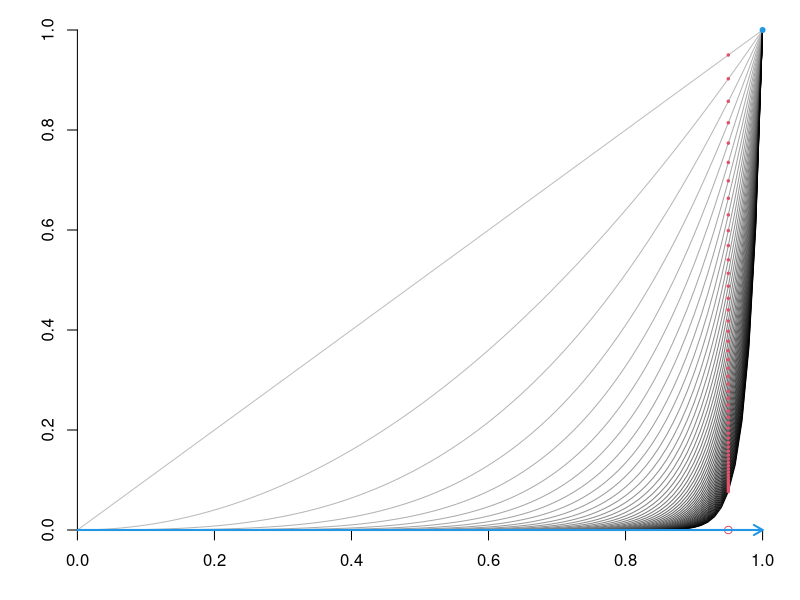
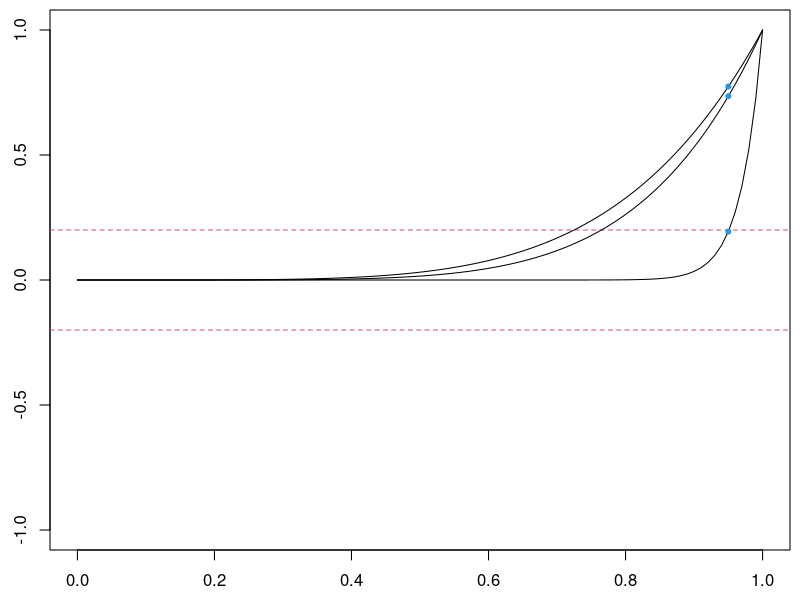
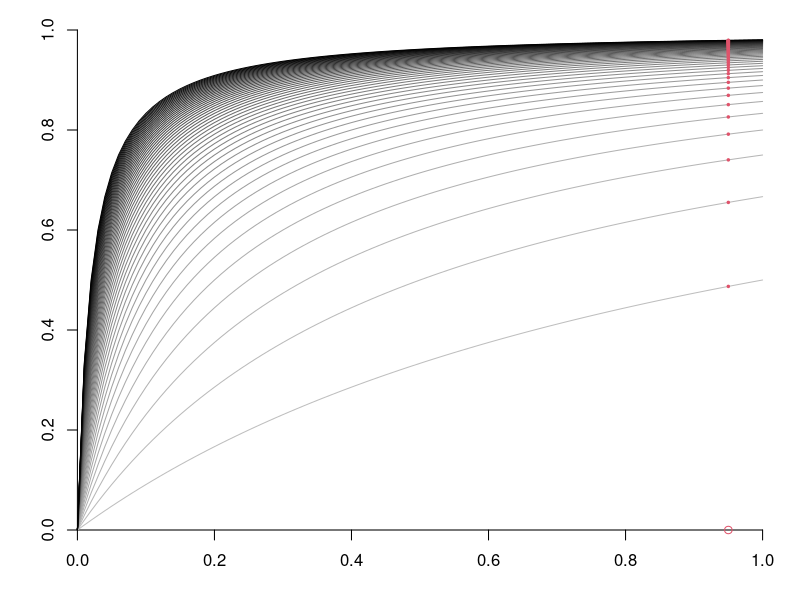
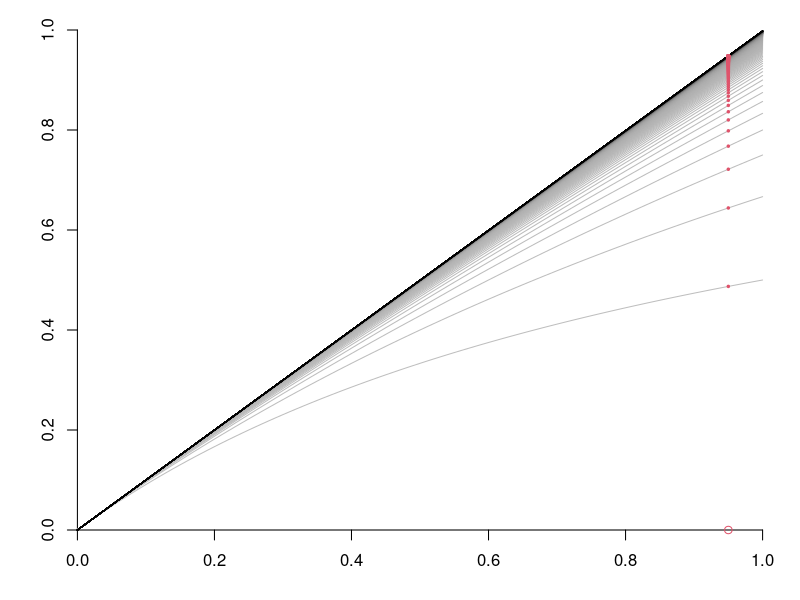
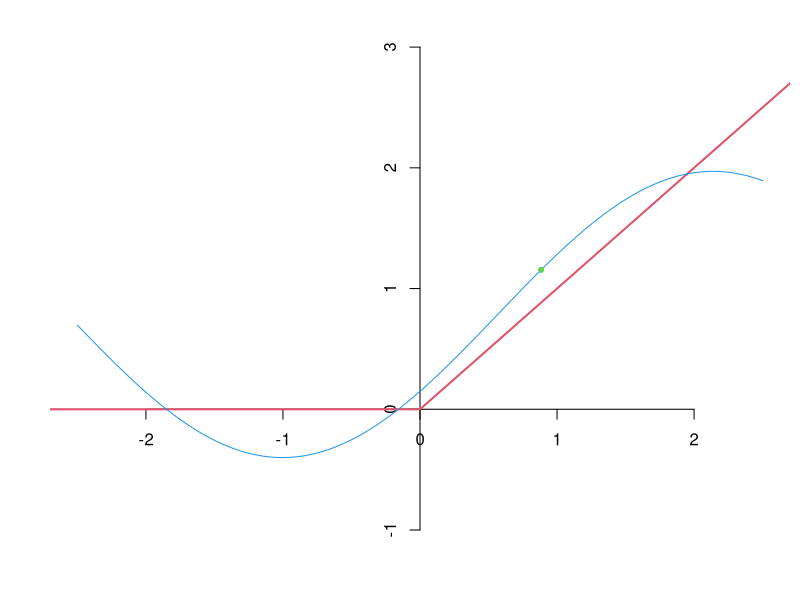
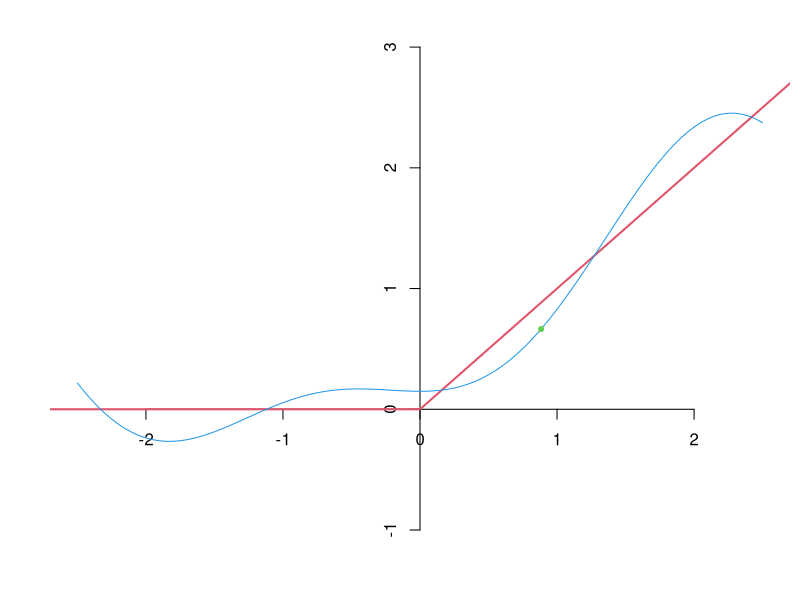
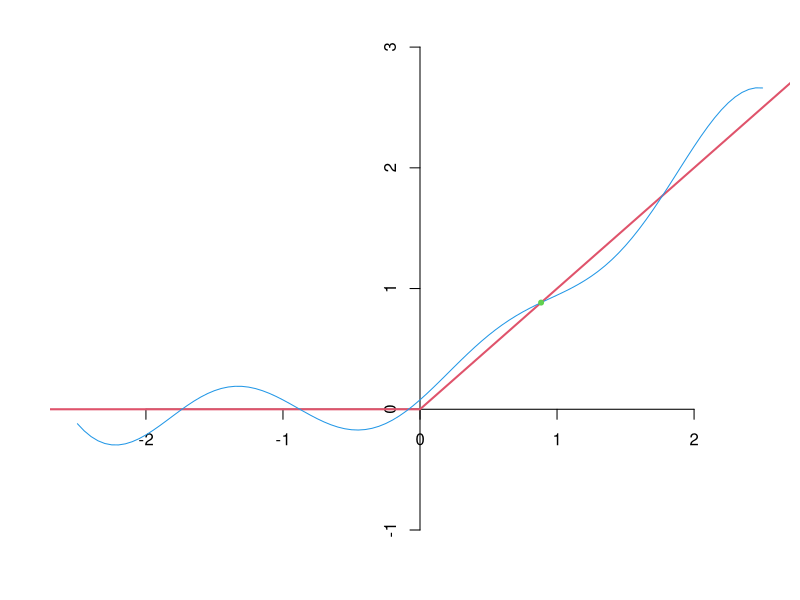
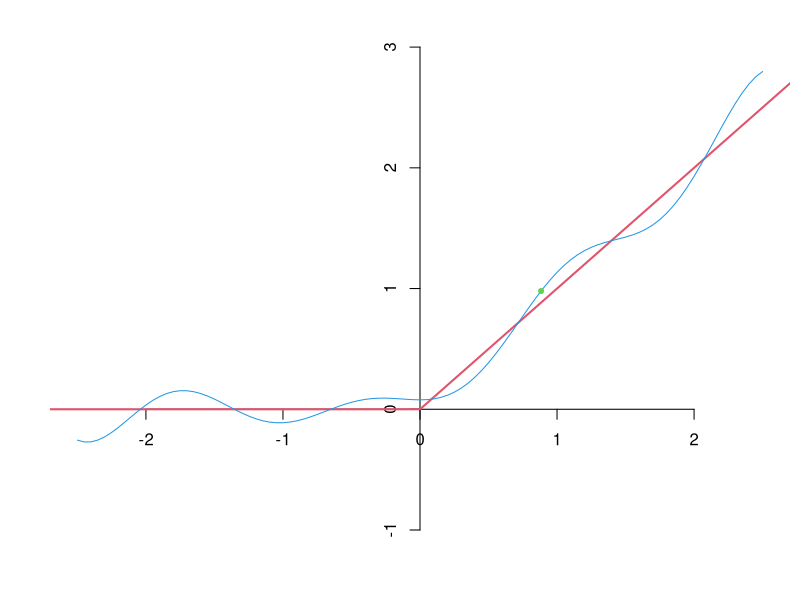

R code for these plots, in order: (Note: this script raises an error after producing the figures.)

# Sucesiones de funciones reales ----------------------------------------------------------------

# Ejemplo x^n

N <- 50
x <- .95

f <- function(x, n) x^n

color <- colorRampPalette(c("grey", "black"))(N)


par(mai = c(.5,.5,.1,.1))

curve(f(x, 0), ylim = c(0, 1), type = "n", axes = F)
axis(1, pos = 0)
axis(2, pos = 0)
invisible(sapply(1:N, function(n) {
  Sys.sleep(.1)
  curve(f(x, n), add = T, col = color[n])
} ))



points(x, 0, col = 2)

sapply(1:N, \(n) {
  Sys.sleep(.1)
  points(x, f(x,n), pch = 20, col = 2, cex = .5)
})

arrows(0,0,1,0, col = 4, lwd = 2, len = .1)
points(1,1,col = 4, pch = 20)


# -------------------------------------------------------------------------

eps <- .2
x0 <- .95

plot(0, 0, type="n", xlim = 0:1, ylim = c(-1,1))
abline(h = c(-eps, eps), col = 2, lty = 2)

n <- 5
curve(f(x, n), add = T)
points(x0, f(x0,n), pch = 20, col = 4)

n <- 6
curve(f(x, n), add = T)
points(x0, f(x0,n), pch = 20, col = 4)


(n <- ceiling(log(eps)/log(x0)))
curve(f(x, n), add = T)
points(x0, f(x0,n), pch = 20, col = 4)


# Ejemplo nx/(nx+1) -------------------------------------------------------

f <- function(x, n) n*x / (n*x + 1)

N <- 50
x <- .95

color <- colorRampPalette(c("grey", "black"))(N)


par(mai = c(.5,.5,.1,.1))

curve(f(x, 0), ylim = c(0, 1), type = "n", axes = F)
axis(1, pos = 0)
axis(2, pos = 0)
invisible(sapply(1:N, function(n) {
  # Sys.sleep(.1)
  curve(f(x, n), add = T, col = color[n])
} ))



points(x, 0, col = 2)

sapply(1:N, \(n) {
  Sys.sleep(.1)
  points(x, f(x,n), pch = 20, col = 2, cex = .5)
})



# Ejemplo nx/(n+x) --------------------------------------------------------


f <- function(x, n) n*x/(n+x)

N <- 500
x <- .95

color <- colorRampPalette(c("grey", "black"))(N)


curve(f(x, 0), ylim = c(0, 1), type = "n", axes = F)
axis(1, pos = 0)
axis(2, pos = 0)
invisible(sapply(1:N, function(n) {
  # Sys.sleep(.1)
  curve(f(x, n), add = T, col = color[n])
} ))


# -------------------------------------------------------------------------



points(x, 0, col = 2)

sapply(1:N, \(n) {
  Sys.sleep(.1)
  points(x, f(x,n), pch = 20, col = 2, cex = .5)
})



# convergencia puntual de la serie de fourier -----------------------------
N <- 35
set.seed(12345)
w <- runif(1,-2,2)

Sx<-function(n,x){
  M<-0
  for (i in 1:n) M[i]<- ((-1)^i-1)/pi/i^2*cos(i*x)+(-1)^(i+1)/i*sin(i*x)
  s<-pi/4+sum(M)
  return(s)
}

S=Vectorize(Sx,vectorize.args = "x")

x<-seq(-pi,pi,0.01)
y<-c(0*x[x<0],x[x>=0])


# X11()
invisible(
  sapply(1:N, function(i) {
    Sys.sleep(.1)
    plot(x,y,"n",col=2,lwd=2,axes=F,ylim=c(-1,pi),xlim=c(-2.5,2.5))
    axis(1,pos=0)
    axis(2,pos=0)
    lines(x,y,col=2,lwd=2)
    curve(S(i,x),add=T,col=4)
    points(w,S(i,w),col=3,pch=20)
  })
)
lines(x,y,col=2,lwd=2)


# visto con zoom ----------------------------------------------------------

invisible(
  sapply(1:50, function(i) {
    Sys.sleep(.15)
    plot(x,y,"n",col=2,lwd=2,axes=F, ylim = c(w-.2, w +.2) ,xlim=c(w-.1, w + .1))
    axis(1, pos = w - .2)
    axis(2, pos = w - .1)
    lines(x,y,col=2,lwd=2)
    curve(S(i,x),add=T,col=4)
    segments(w,w,w,S(i,w), lty = 2, col = 3)
    points(w,S(i,w),col=3,pch=20)
  })
)
lines(x,y,col=2,lwd=2)


# fourier 2 ---------------------------------------------------------------


L <- 1
N <- 10
fn <- function(x, N) {n <- 0:N; 4/pi * sum(sin((2*n+1)*pi*x/L)/(2*n+1))}
# fn <- function(x, N) {n <- 1:N; 4/pi * sum(sin(n*pi*x/L)/n)}
fn <- Vectorize(fn, vectorize.args = "x")

curve(fn(x, 10), type = "n", 0, 2)
segments(0, 1, L, 1, col = 2, lwd = 2)
segments(L, -1, 2*L, -1, col = 2, lwd = 2)
curve(fn(x, 10), n = 301, add = T, col = 4, lwd = 1.5)


curve(fn(x, 1), 0, 2, type = "n", axes = F)
axis(1, pos = 0)
axis(2, pos = 0)
invisible(sapply(1:N, function(n) {
  curve(fn(x, n), add = T, col = "grey50", n = 201)
} ))

# -------------------------------------------------------------------------

n <- 200
curve(f0, type = "n", axes = F, ylim = c(-.2, 1.2))
axis(1,pos=0)
axis(2,pos=0)
segments(0,0,.5,0, col = 2, lwd = 2)
segments(.5,1,1,1, col = 2, lwd = 2)
curve(fourier(f, n)(x), add = T, col = 4, lwd = 1.5, n = 10001)    

# -------------------------------------------------------------------------

graf <- function(a,b) {
  curve(x*0+1,a,b,xlim=c(0,1),lwd=2,col=2,ylim=c(0,1),axes=F)
  axis(1,pos=0)
  axis(2,pos=0)
  lines(c(a,a),c(0,1),lty=2)
  lines(c(b,b),c(0,1),lty=2)
  if (b != 1)  curve(x*0, b, 1, add = T, col = 2, lwd = 2)
  if (a != 0)  curve(x*0, 0, a, add = T, col = 2, lwd = 2)
}

invisible(
  sapply(1:30,function(i) {
    Sys.sleep(.1)
    graf(0,1/i)
  })
)

